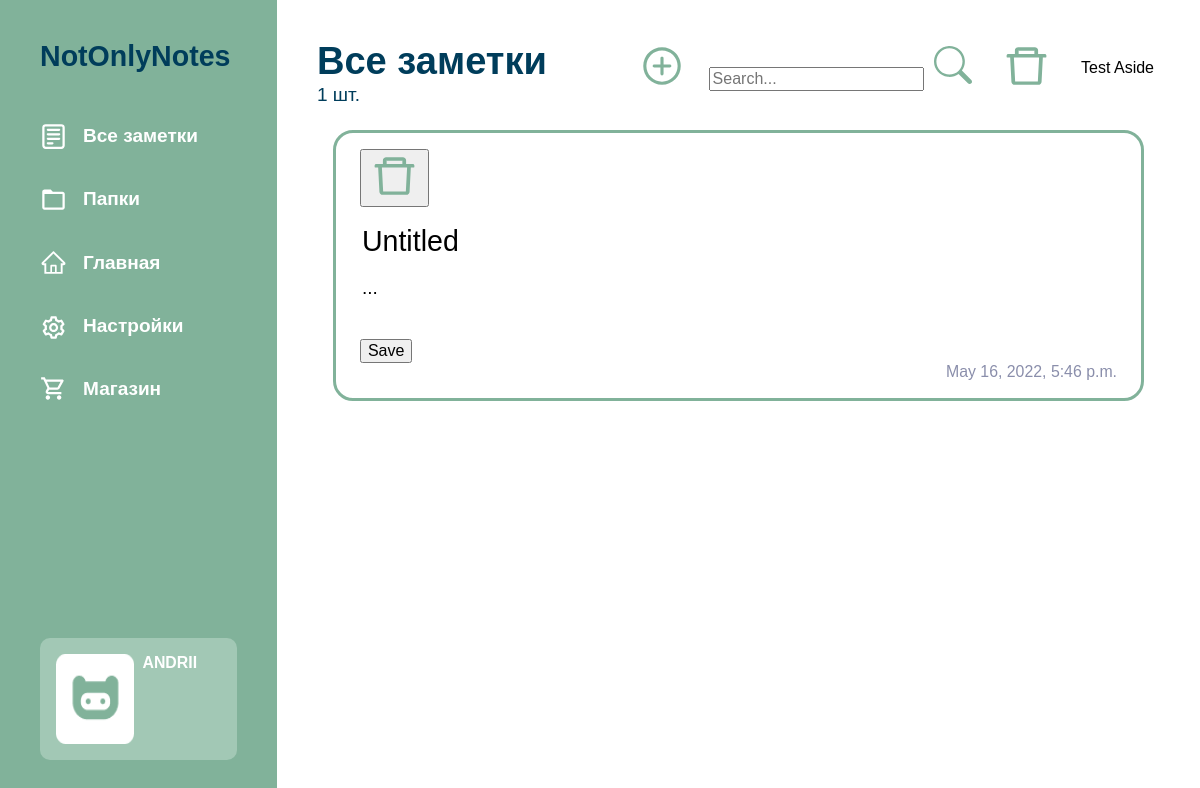
The app's page /notes/ (signed in) with its own data.
### NONapp/models.py (models this page shows, shortened)
class Note(models.Model):
	title = models.CharField(max_length=100, default='Untitled')
	content = models.TextField(default='', blank=True)
	timestampCreated = models.DateTimeField(default=timezone.now)
	timestampLastModified = models.DateTimeField(auto_now=True)
	user = models.ForeignKey(User, on_delete=models.CASCADE)
	class Meta:
		ordering = ['-timestampLastModified']

### NONapp/views/notesviews.py (the view, shortened to what this page needs)
# urls.py: path('notes/', notesviews.NoteListView.as_view(), name='notes'),
class NoteListView(LoginRequiredMixin, TemplateView):
	model = Note
	template_name = 'non/notes.html'
	redirect_field_name = '/user/login/?next=/notes/'
	def get_context_data(self, *args, **kwargs):
		context = super().get_context_data(*args, **kwargs)
		context.update({
			'notes': self.request.user.note_set.all(),
			'form': NoteForm,
		})
		return context

### NONapp/templates/non/notes.html (shortened to what this page needs)
{% extends 'non/base.html' %}
{% load widget_tweaks %}
{% load static %}
{% block head %}
   <link rel="stylesheet" href="{% static 'non/stylesheets/notes/style.css' %}">
{% endblock%}
{% block body %}
<div class="content-wrapper">
   <aside class="aside">
         <div class="aside__inner">
            <div class="aside__logo logo">
               NotOnlyNotes
            </div>
            <ul class="aside__list aside__list--small">
               <li class="aside__el aside__el--anim">
                  <a class="aside__link" href="#">
                     <img class="aside__link-icon" src="{% static 'non/img/notes/notes.svg' %}" alt="">
                     <span>Все заметки</span>
                  </a>
               </li>
               <li class="aside__el aside__el--anim">
                  <a class="aside__link" href="#">
                     <img class="aside__link-icon" src="{% static 'non/img/notes/folders.svg' %}" alt="">
                     <span>Папки</span>
                  </a>
               </li>
               <li class="aside__el aside__el--anim">
                  <a class="aside__link" href="#">
                     <img class="aside__link-icon" src="{% static 'non/img/notes/main.svg' %}" alt="">
                     <span>Главная</span>
                  </a>
               </li>
               <li class="aside__el aside__el--anim">
                  <a class="aside__link" href="#">
                     <img class="aside__link-icon" src="{% static 'non/img/notes/settings.svg' %}" alt="">
                     <span>Настройки</span>
                  </a>
               </li>
               <li class="aside__el aside__el--anim">
                  <a class="aside__link" href="#">
                     <img class="aside__link-icon" src="{% static 'non/img/notes/shop.svg' %}" alt="">
                     <span>Магазин</span>
                  </a>
               </li>
            </ul>
               <a href="{% url 'profile' %}" class="aside__account-block">
                  <img class="aside__avatar" src="{{ user.profile.image.url }}" alt="Avatar image" height="90">
                  <div class="aside__account-block-content">
                     <h3 class="aside__name"> {{ user.username }} </h3>
                  </div>
               </a>
         </div>
   </aside>
   <main class="main">
      <section class="hero">
         <div class="container notes-container">
            <div class="hero__inner">
               <div class="hero__content">
                  <div class="hero__top">
                     <div class="hero__header-block">
                        <h1 class="hero__header">Все заметки</h1>
                        <span class="hero__descr"><output class="hero__counter">{{ notes.count }}</output> шт.</span>
                     </div>
                     <ul class="hero__func-list">
                        <li class="hero__func-el">
                           <form action="{% url 'create_note' %}" method="post">
                              <button class="hero__btn hero__btn--add btn" type="submit"><img class="hero__btn-img" src="{% static 'non/img/notes/add.svg' %}" alt=""></button>
                           </form>
                        </li>
                        <li class="hero__func-el">
                           <form action="{% url 'search_notes' %}" method="get">
                              <input name="q" type="text" placeholder="Search...">
                              <button class="hero__btn btn"><img class="hero__btn-img" src="{% static 'non/img/notes/search.svg' %}" alt=""></button>
                           </form>
                        </li>
                        <li class="hero__func-el">
                           <button class="hero__btn btn"><img class="hero__btn-img" src="{% static 'non/img/notes/trash.svg' %}" alt=""></button>
                        </li>
                        <li class="hero__func-el">
                           <button class="hero__btn btn hero__btn--test"><img class="hero__btn-img" alt="">Test Aside</button>
                        </li>
                     </ul>
                  </div>
               </div>
               <div class="hero__notes">
                  <ul class="hero__notes-list">
                     {% for note in notes %}
                     <li class="hero__notes-el">
                        <div style="display: block">
                           <form action="{% url 'delete_note' note.id %}" method="post">
                              <button type="submit">
                                 <img src="{% static 'non/img/notes/trash.svg' %}" alt="">
                              </button>
                           </form>
                        </div>
						<form method="post">
							<input name="title" class="hero__notes-header" value="{{ note.title }}" readonly/>
							<textarea name="content" class="hero__notes-descr" readonly>{{ note.content }}</textarea>
							<button name="update_note" type="submit" value="{{ note.id }}">Save</button>
						</form>
                        <span class="hero__notes-date">{{ note.timestampLastModified }}</span>
					</li>
					{% endfor %}
                  </ul>
               </div>
            </div>
         </div>
      </section>
   </main>
</div>
{% endblock %}

### NONapp/static/non/stylesheets/overall.css (style rules this page uses)
.container { max-width: 1702px; margin: 0 auto; padding: 0 95px; }
.logo { font-size: var(--small-header-size, 4rem); user-select: none; }
.btn { display: inline-block; border: none; cursor: pointer; transition: background-color 0.3s ease-in-out; background-color: inherit; }

### NONapp/static/non/stylesheets/global.css (style rules this page uses)
html { box-sizing: border-box; }
*, *::before, *::after { box-sizing: inherit; }
body { font-family: 'Montserrat', sans-serif; color: var(--text-color, #000); margin: 0; font-weight: 700; }
h1, h2, h3, h4, h5, h6 { margin: 0; padding: 0; }
ul, ol { margin: 0; padding: 0; list-style: none; }
a { color: inherit; text-decoration: none; }
img { max-width: 100%; }

### NONapp/static/non/stylesheets/variables.css (style rules this page uses)
:root { --base-scale: 100vw / 94.5; --big-header-size: clamp(2rem, calc(var(--base-scale) * 4.75), 4.75rem); --small-header-size: clamp(1.5rem, calc(var(--base-scale) * 3), 3rem); --p-size: clamp(0.8rem, calc(var(--base-scale) * 1.5), 1.5rem); --p-small-size: clamp(0.7rem, calc(var(--base-scale) * 1.25), 1.25rem); --link-size: clamp(1rem, calc(var(--base-scale) * 2.25), 2.25rem); --btn-padding-lr: clamp(0.7rem, calc(var(--base-scale) * 2.5), 2.5rem); --btn-padding-tb: clamp(0.7rem, calc(var(--base-scale) * 1.25), 1.25rem); --input-padding-lr: clamp(0.7rem, calc(var(--base-scale) * 1.75), 1.75rem); --input-padding-tb: clamp(0.7rem, calc(var(--base-scale) * 1.5), 1.5rem); --margin-bottom: clamp(2rem, calc(var(--base-scale) * 3), 3rem); --margin-small-bottom: clamp(1rem, calc(var(--base-scale) * 3), 2rem); --main-color: #81B29A; --active-color: #498266; --attention-color: #E07A5F; --text-color: #003D5B; --white-color: #fff; }

### NONapp/static/non/stylesheets/notes/style.css (style rules this page uses)
.content-wrapper { display: flex; flex-direction: row; justify-content: space-between; height: 100vh; overflow: hidden; }
.aside { background-color: var(--main-color, green); height: 100%; width: 30%; }
.aside__logo { font-size: var(--link-size, 2rem); padding: 40px 40px 0 40px; margin-bottom: 40px; }
.notes-container { max-width: 1592px; margin: 0 auto; padding: 40px; height: 100%; }
.aside__inner { display: flex; justify-content: flex-start; flex-direction: column; height: 100%; }
.aside__list { display: flex; flex-direction: column; }
.aside__el { color: var(--white-color, #fff); font-size: var(--p-size, 2rem); font-weight: 600; display: block; padding: 10px 0 10px 40px; }
.aside__el:not(:last-child) { margin-bottom: 1rem; }
.aside__el::before { margin-right: 1.5rem; }
.aside__el--anim { background: linear-gradient(#A2C8B5 0 0) right / var(--d, 0%) 100% no-repeat; transition: background 0.5s; }
.aside__link-icon { width: calc(var(--p-size, 2rem) + 0.5rem); margin-right: 1rem; }
.aside__link { display: flex; flex-direction: row; align-items: center; }
.aside__account-block { display: grid; color: var(--white-color, #fff); background-color: #A2C8B5; border-radius: 10px; padding: 1rem; grid-template-columns: 1fr 1fr; gap: 0.5rem; margin: auto 40px 40px 40px; }
.aside__name { font-size: var(--p-small-size, 1.25rem); font-weight: 600; margin-bottom: 0.625rem; }
.main { width: 100%; }
.hero { position: relative; }
.hero__top { display: flex; flex-direction: row; justify-content: space-between; align-items: flex-start; margin-bottom: 0.5rem; }
.hero__header { font-size: var(--small-header-size, 3rem); }
.hero__func-list { display: flex; flex-direction: row; align-items: center; }
.hero__func-el { transform: none; transition: transform 0.3s ease-in-out; }
.hero__func-el:not(:last-child) { margin-right: 1rem; }
.hero__descr { display: inline-block; font-size: var(--p-size, 1.5rem); font-weight: 500; }
.hero__notes-list { height: 70vh; overflow-x: scroll; padding: 1rem; }
.hero__notes-el { border-radius: 20px; padding: 1rem 1.5rem; border: 3px solid var(--main-color); background-color: var(--white-color); }
.hero__notes-header { font-size: var(--link-size, 2.25rem); width: 100%; height: calc(var(--margin-small-bottom, 1.5rem) + 2.25rem); resize: none; border: none; }
.hero__notes-descr { font-weight: 500; font-size: var(--p-size, 1.5rem); margin-bottom: 1rem; display: block; resize: none; border: none; width: 100%; }
.hero__notes-date { display: block; font-size: var(--p-small-size, 1.25rem); font-weight: 500; color: #8A8EAB; text-align: right; }
.hero__notes-el { box-shadow: none; transition: box-shadow 0.3s ease-in-out; }

### records on screen
Note: title "Untitled", content "...", {{ note.id }} 27 (drawn), timestampLastModified "May 16, 2022, 5:46 p.m."

### other values on screen
{{ user.username }} "ANDRII"
{{ notes.count }} "1"
